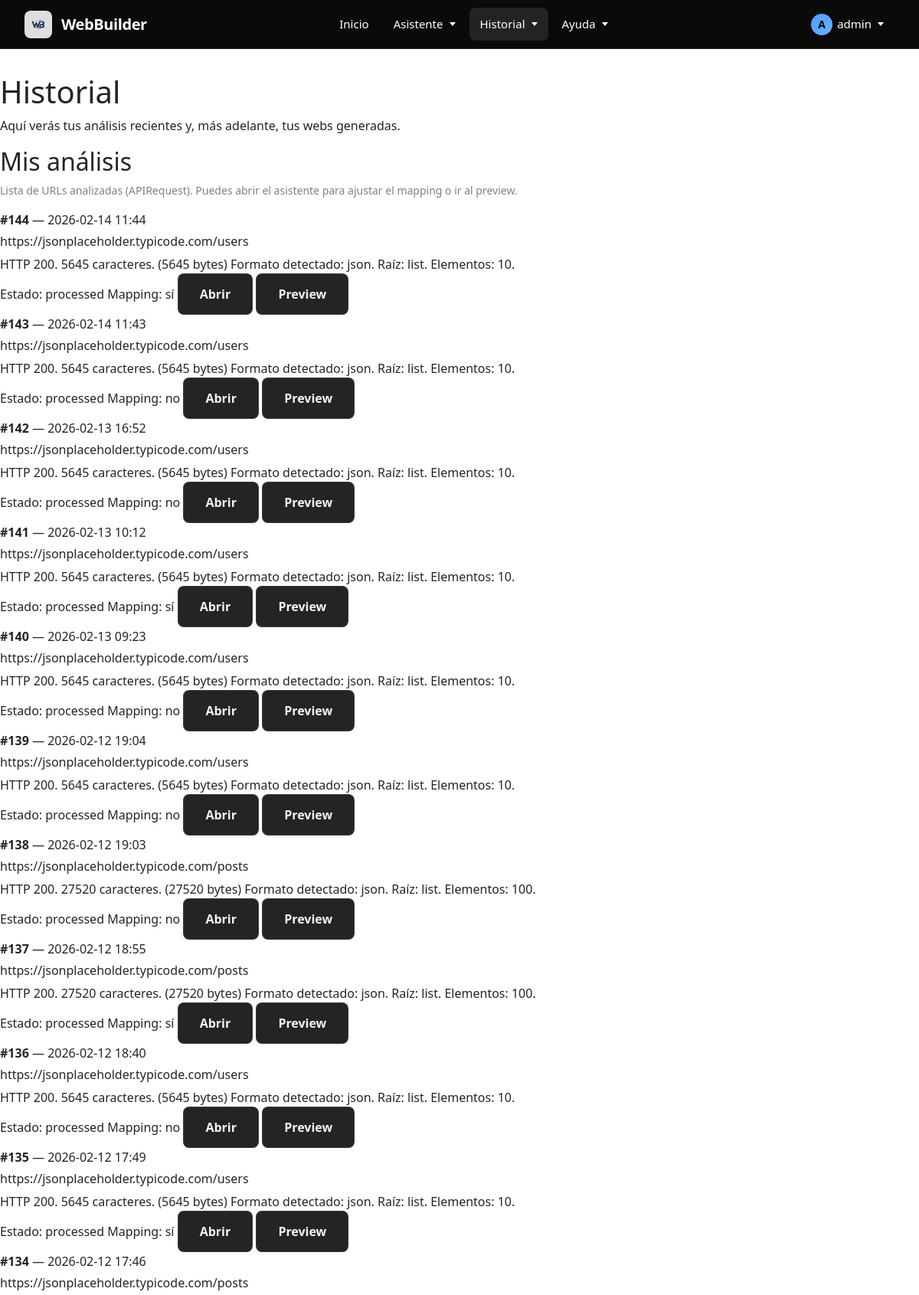
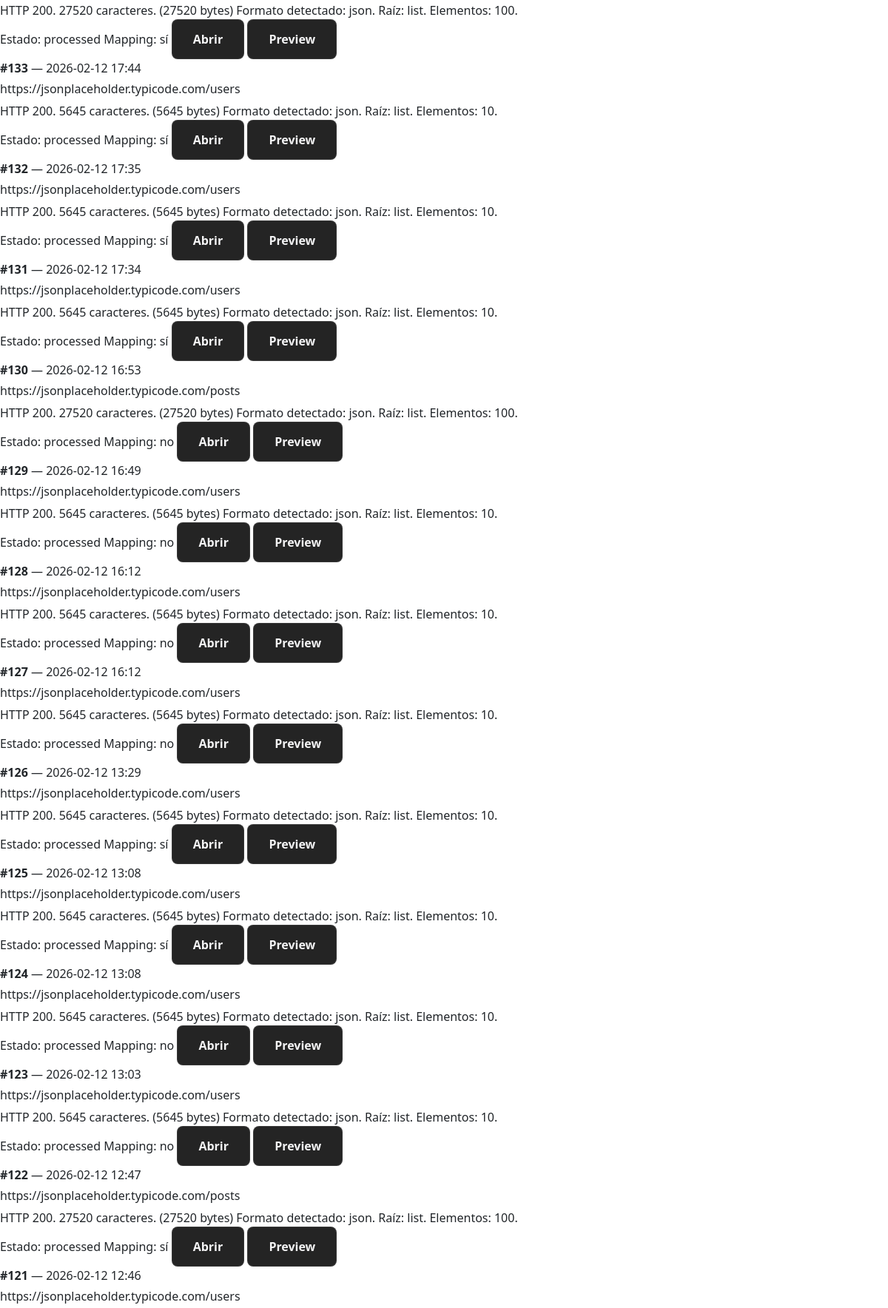
Page /historial (signed in, upper part) on the committed database (2 pictures, top to bottom).
### WebBuilder/models.py (models this page shows, shortened)
class APIRequest(models.Model):
    user = models.ForeignKey(User, on_delete=models.CASCADE, related_name='api_requests')   # Usuario dueño
    api_url = models.URLField("URL de la API")                                              # URL introducida
    date = models.DateTimeField(auto_now_add=True)                                          # Fecha del análisis
    raw_data = models.TextField(blank=True, null=True)                                      # Datos en crudo (raw)
    parsed_data = models.JSONField(blank=True, null=True)                                   # Datos parseados
    STATUS_CHOICES = [
        ("pending", "Pendiente"),
        ("processed", "Procesada"),
        ("error", "Error"),
    ]
    status = models.CharField(max_length=20, choices=STATUS_CHOICES, default="pending")     # Estado del analisis
    response_summary = models.TextField(blank=True, null=True)                              # Resumen del analisis
    error_message = models.TextField(blank=True, null=True)                                 # Mensaje tras el analisis
    field_mapping = models.JSONField(blank=True, null=True)                                 # Estructura de campos guardados

### WebBuilder/views/history.py (the view)
# urls.py: path('historial', views.history, name='history'),
@login_required
def history(request):
    api_requests = (
        APIRequest.objects
        .filter(user=request.user)
        .order_by("-date")
    )
    generated_sites = []
    return render(request, "WebBuilder/history.html", {
        "api_requests": api_requests,
        "generated_sites": generated_sites,
    })

### WebBuilder/templates/WebBuilder/history.html (shortened to what this page needs)
{% extends 'WebBuilder/base.html' %}
{% load static %}
{% block body_class %}history{% endblock %}
{% block content %}
<div class="wb-container">
  <header class="wb-header">
    <h1 class="wb-title">Historial</h1>
    <p class="wb-subtitle">Aquí verás tus análisis recientes y, más adelante, tus webs generadas.</p>
  </header>
  <section class="wb-card">
    <h2 class="wb-card__title">Mis análisis</h2>
    <p class="wb-hint">
      Lista de URLs analizadas (APIRequest). Puedes abrir el asistente para ajustar el mapping o ir al preview.
    </p>
    {% if api_requests %}
      <div class="wb-suggestions">
        {% for r in api_requests %}
          <div class="wb-suggestions__row">
            <div class="wb-suggestions__role">
              <div><strong>#{{ r.id }}</strong> — {{ r.date|date:"Y-m-d H:i" }}</div>
              <div class="wb-muted" style="margin-top:4px;">{{ r.api_url }}</div>
              {% if r.response_summary %}
                <div class="wb-muted" style="margin-top:6px;">{{ r.response_summary }}</div>
              {% endif %}
            </div>
            <div class="wb-suggestions__opts">
              <span class="wb-chip">
                Estado: <span class="wb-chip__muted">{{ r.status }}</span>
              </span>
              <span class="wb-chip">
                Mapping:
                <span class="wb-chip__muted">{% if r.field_mapping %}sí{% else %}no{% endif %}</span>
              </span>
              <a class="wb-btn wb-btn--secondary" href="{% url 'assistant' %}?api_request_id={{ r.id }}">
                Abrir
              </a>
              {% if r.status == "processed" and r.parsed_data %}
                <a class="wb-btn wb-btn--secondary" href="{% url 'preview' r.id %}">
                  Preview
                </a>
              {% else %}
                <span class="wb-muted">(sin preview)</span>
              {% endif %}
            </div>
          </div>
        {% endfor %}
      </div>
    {% else %}
      <p class="wb-muted">Aún no tienes análisis guardados.</p>
    {% endif %}
  </section>
</div>
{% endblock %}

### WebBuilder/templates/WebBuilder/navbar.html (shortened to what this page needs)
{% load static %}
<nav class="wb-navbar">
  <div class="wb-navbar-container">
    <a href="{% url 'home' %}" class="wb-navbar-brand">
      <div class="wb-navbar-logo">
        <img src="{% static 'images/logo.jpg' %}" alt="WB">
      </div>
      <span class="wb-navbar-title">WebBuilder</span>
    </a>
    <div class="wb-nav-menu">
      <a href="{% url 'home' %}"
         class="wb-nav-link {% if request.resolver_match.url_name == 'home' %}wb-nav-link--active{% endif %}">
        Inicio
      </a>
      <div class="wb-nav-item" data-dropdown="asistente">
        <div class="wb-nav-link {% if request.resolver_match.url_name == 'assistant' %}wb-nav-link--active{% endif %}">
          Asistente
          <span class="wb-nav-arrow"></span>
        </div>
      </div>
      <div class="wb-nav-item" data-dropdown="historial">
        <div class="wb-nav-link {% if request.resolver_match.url_name == 'history' %}wb-nav-link--active{% endif %}">
          Historial
          <span class="wb-nav-arrow"></span>
        </div>
      </div>
      <div class="wb-nav-item" data-dropdown="ayuda">
        <div class="wb-nav-link">
          Ayuda
          <span class="wb-nav-arrow"></span>
        </div>
      </div>
    </div>
    <div class="wb-nav-right">
      {% if user.is_authenticated %}
        <div class="wb-nav-item" data-dropdown="user">
          <div class="wb-nav-link">
            <span class="wb-user-icon">{{ user.username|first|upper }}</span>
            {{ user.username }}
            <span class="wb-nav-arrow"></span>
          </div>
        </div>
      {% endif %}
    </div>
  </div>
</nav>

### WebBuilder/static/css/assistant.css (style rules this page uses)
:root { --bg-primary: #121212; --bg-secondary: #1a1a1a; --bg-tertiary: #242424; --text-primary: #ffffff; --text-secondary: #b0b0b0; --text-muted: #808080; --accent-blue: #4a9eff; --accent-blue-hover: #6bb0ff; --border-color: rgba(255, 255, 255, 0.1); --border-color-hover: rgba(255, 255, 255, 0.2); --shadow-sm: 0 2px 8px rgba(0, 0, 0, 0.4); --shadow-md: 0 4px 16px rgba(0, 0, 0, 0.6); --sidebar-width: 280px; --sidebar-collapsed-width: 60px; --transition-speed: 0.3s; --navbar-height: 64px; }
* { margin: 0; padding: 0; box-sizing: border-box; }
.wb-hint { margin-top: 0.5rem; font-size: 0.875rem; color: var(--text-muted); }
.wb-btn { padding: 0.875rem 1.75rem; border-radius: 8px; font-size: 1rem; font-weight: 600; cursor: pointer; border: none; transition: all 0.2s ease; text-decoration: none; display: inline-flex; align-items: center; justify-content: center; }
.wb-btn--secondary { background: var(--bg-tertiary); color: var(--text-primary); border: 1px solid var(--border-color); }

### WebBuilder/static/css/navbar.css (style rules this page uses)
:root { --navbar-bg: #0a0a0a; --navbar-border: rgba(255, 255, 255, 0.08); --navbar-text: #ffffff; --navbar-text-hover: #ffffff; --navbar-text-muted: rgba(255, 255, 255, 0.6); --navbar-hover-bg: rgba(255, 255, 255, 0.06); --navbar-active-bg: rgba(255, 255, 255, 0.1); --navbar-accent: #4a9eff; --dropdown-bg: #0f0f0f; --dropdown-border: rgba(255, 255, 255, 0.1); --dropdown-shadow: 0 20px 40px rgba(0, 0, 0, 0.6); --navbar-height: 64px; }
.wb-navbar { background-color: var(--navbar-bg); position: fixed; top: 0; left: 0; right: 0; z-index: 1000; border-bottom: 1px solid var(--navbar-border); height: var(--navbar-height); backdrop-filter: blur(10px); -webkit-backdrop-filter: blur(10px); }
.wb-navbar-container { max-width: 1400px; margin: 0 auto; height: 100%; padding: 0 2rem; display: grid; grid-template-columns: auto 1fr auto; align-items: center; }
.wb-navbar-brand { display: flex; align-items: center; gap: 0.75rem; text-decoration: none; color: var(--navbar-text); font-weight: 700; font-size: 1.25rem; transition: opacity 0.2s ease; }
.wb-navbar-logo { width: 36px; height: 36px; border-radius: 8px; display: flex; align-items: center; justify-content: center; overflow: hidden; background: linear-gradient(135deg, rgba(255, 255, 255, 0.1), rgba(255, 255, 255, 0.05)); }
.wb-navbar-logo img { width: 100%; height: 100%; object-fit: contain; }
.wb-navbar-title { font-size: 1.25rem; font-weight: 700; letter-spacing: -0.02em; }
.wb-nav-menu { display: flex; align-items: center; gap: 0.25rem; justify-self: center; flex: 0; margin-left: 0; }
.wb-nav-item { position: relative; }
.wb-nav-link { display: flex; align-items: center; gap: 0.375rem; padding: 0.625rem 0.875rem; color: var(--navbar-text); text-decoration: none; font-size: 0.9375rem; font-weight: 500; border-radius: 8px; transition: all 0.2s ease; cursor: pointer; white-space: nowrap; }
.wb-nav-link--active { background-color: var(--navbar-active-bg); color: var(--navbar-text); }
.wb-nav-arrow { width: 0; height: 0; border-left: 4px solid transparent; border-right: 4px solid transparent; border-top: 5px solid currentColor; transition: transform 0.3s ease; margin-left: 2px; }
.wb-nav-right { justify-self: end; }
.wb-nav-right { display: flex; align-items: center; gap: 0.75rem; }
.wb-user-icon { width: 28px; height: 28px; border-radius: 50%; background: linear-gradient(135deg, var(--navbar-accent), #6bb0ff); display: inline-flex; align-items: center; justify-content: center; font-weight: 600; font-size: 0.875rem; color: #000; }
body { padding-top: var(--navbar-height); }
:root { --navbar-height: 64px; }
body { padding-top: var(--navbar-height) !important; margin: 0; }
.wb-navbar { z-index: 1000 !important; }
.wb-container { padding-top: 2rem; }

### WebBuilder/static/css/home_plata.css (style rules this page uses)
:root { --bg-dark: #0A0A0A; --bg-darker: #050505; --text-primary: #F4F4F5; --text-secondary: #A1A1AA; --accent-silver: #9CA3AF; --accent-silver-light: #D1D5DB; --accent-silver-dark: #6B7280; --border-subtle: #27272A; }

### rows in the picture
APIRequest: id "144", date "2026-02-14 11:44", api_url "https://jsonplaceholder.typicode.com/users", response_summary "HTTP 200. 5645 caracteres. (5645 bytes) Formato detectado: json. Raíz: list. Elementos: 10.", status "processed", shows "sí", shows "Preview"
APIRequest: id "143", date "2026-02-14 11:43", api_url "https://jsonplaceholder.typicode.com/users", response_summary "HTTP 200. 5645 caracteres. (5645 bytes) Formato detectado: json. Raíz: list. Elementos: 10.", status "processed", shows "no", shows "Preview"
APIRequest: id "142", date "2026-02-13 16:52", api_url "https://jsonplaceholder.typicode.com/users", response_summary "HTTP 200. 5645 caracteres. (5645 bytes) Formato detectado: json. Raíz: list. Elementos: 10.", status "processed", shows "no", shows "Preview"
APIRequest: id "141", date "2026-02-13 10:12", api_url "https://jsonplaceholder.typicode.com/users", response_summary "HTTP 200. 5645 caracteres. (5645 bytes) Formato detectado: json. Raíz: list. Elementos: 10.", status "processed", shows "sí", shows "Preview"
APIRequest: id "140", date "2026-02-13 09:23", api_url "https://jsonplaceholder.typicode.com/users", response_summary "HTTP 200. 5645 caracteres. (5645 bytes) Formato detectado: json. Raíz: list. Elementos: 10.", status "processed", shows "no", shows "Preview"
APIRequest: id "139", date "2026-02-12 19:04", api_url "https://jsonplaceholder.typicode.com/users", response_summary "HTTP 200. 5645 caracteres. (5645 bytes) Formato detectado: json. Raíz: list. Elementos: 10.", status "processed", shows "no", shows "Preview"
APIRequest: id "138", date "2026-02-12 19:03", api_url "https://jsonplaceholder.typicode.com/posts", response_summary "HTTP 200. 27520 caracteres. (27520 bytes) Formato detectado: json. Raíz: list. Elementos: 100.", status "processed", shows "no", shows "Preview"
APIRequest: id "137", date "2026-02-12 18:55", api_url "https://jsonplaceholder.typicode.com/posts", response_summary "HTTP 200. 27520 caracteres. (27520 bytes) Formato detectado: json. Raíz: list. Elementos: 100.", status "processed", shows "sí", shows "Preview"
APIRequest: id "136", date "2026-02-12 18:40", api_url "https://jsonplaceholder.typicode.com/users", response_summary "HTTP 200. 5645 caracteres. (5645 bytes) Formato detectado: json. Raíz: list. Elementos: 10.", status "processed", shows "no", shows "Preview"
APIRequest: id "135", date "2026-02-12 17:49", api_url "https://jsonplaceholder.typicode.com/users", response_summary "HTTP 200. 5645 caracteres. (5645 bytes) Formato detectado: json. Raíz: list. Elementos: 10.", status "processed", shows "sí", shows "Preview"
APIRequest: id "134", date "2026-02-12 17:46", api_url "https://jsonplaceholder.typicode.com/posts", response_summary "HTTP 200. 27520 caracteres. (27520 bytes) Formato detectado: json. Raíz: list. Elementos: 100.", status "processed", shows "sí", shows "Preview"
APIRequest: id "133", date "2026-02-12 17:44", api_url "https://jsonplaceholder.typicode.com/users", response_summary "HTTP 200. 5645 caracteres. (5645 bytes) Formato detectado: json. Raíz: list. Elementos: 10.", status "processed", shows "sí", shows "Preview"
APIRequest: id "132", date "2026-02-12 17:35", api_url "https://jsonplaceholder.typicode.com/users", response_summary "HTTP 200. 5645 caracteres. (5645 bytes) Formato detectado: json. Raíz: list. Elementos: 10.", status "processed", shows "sí", shows "Preview"
APIRequest: id "131", date "2026-02-12 17:34", api_url "https://jsonplaceholder.typicode.com/users", response_summary "HTTP 200. 5645 caracteres. (5645 bytes) Formato detectado: json. Raíz: list. Elementos: 10.", status "processed", shows "sí", shows "Preview"
APIRequest: id "130", date "2026-02-12 16:53", api_url "https://jsonplaceholder.typicode.com/posts", response_summary "HTTP 200. 27520 caracteres. (27520 bytes) Formato detectado: json. Raíz: list. Elementos: 100.", status "processed", shows "no", shows "Preview"
APIRequest: id "129", date "2026-02-12 16:49", api_url "https://jsonplaceholder.typicode.com/users", response_summary "HTTP 200. 5645 caracteres. (5645 bytes) Formato detectado: json. Raíz: list. Elementos: 10.", status "processed", shows "no", shows "Preview"
APIRequest: id "128", date "2026-02-12 16:12", api_url "https://jsonplaceholder.typicode.com/users", response_summary "HTTP 200. 5645 caracteres. (5645 bytes) Formato detectado: json. Raíz: list. Elementos: 10.", status "processed", shows "no", shows "Preview"
APIRequest: id "127", date "2026-02-12 16:12", api_url "https://jsonplaceholder.typicode.com/users", response_summary "HTTP 200. 5645 caracteres. (5645 bytes) Formato detectado: json. Raíz: list. Elementos: 10.", status "processed", shows "no", shows "Preview"
APIRequest: id "126", date "2026-02-12 13:29", api_url "https://jsonplaceholder.typicode.com/users", response_summary "HTTP 200. 5645 caracteres. (5645 bytes) Formato detectado: json. Raíz: list. Elementos: 10.", status "processed", shows "sí", shows "Preview"
APIRequest: id "125", date "2026-02-12 13:08", api_url "https://jsonplaceholder.typicode.com/users", response_summary "HTTP 200. 5645 caracteres. (5645 bytes) Formato detectado: json. Raíz: list. Elementos: 10.", status "processed", shows "sí", shows "Preview"
APIRequest: id "124", date "2026-02-12 13:08", api_url "https://jsonplaceholder.typicode.com/users", response_summary "HTTP 200. 5645 caracteres. (5645 bytes) Formato detectado: json. Raíz: list. Elementos: 10.", status "processed", shows "no", shows "Preview"
APIRequest: id "123", date "2026-02-12 13:03", api_url "https://jsonplaceholder.typicode.com/users", response_summary "HTTP 200. 5645 caracteres. (5645 bytes) Formato detectado: json. Raíz: list. Elementos: 10.", status "processed", shows "no", shows "Preview"
APIRequest: id "122", date "2026-02-12 12:47", api_url "https://jsonplaceholder.typicode.com/posts", response_summary "HTTP 200. 27520 caracteres. (27520 bytes) Formato detectado: json. Raíz: list. Elementos: 100.", status "processed", shows "sí", shows "Preview"
APIRequest: id "121", date "2026-02-12 12:46", api_url "https://jsonplaceholder.typicode.com/users"

### other values in the picture
{{ user.username|first|upper }} "A"
{{ user.username }} "admin"
